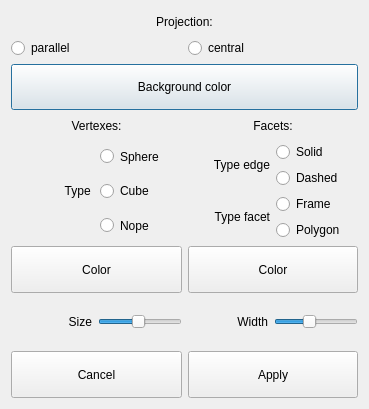
<?xml version="1.0" encoding="UTF-8"?>
<ui version="4.0">
 <class>options</class>
 <widget class="QDialog" name="options">
  <property name="geometry">
   <rect>
    <x>0</x>
    <y>0</y>
    <width>369</width>
    <height>409</height>
   </rect>
  </property>
  <property name="windowTitle">
   <string>Settings</string>
  </property>
  <property name="windowIcon">
   <iconset resource="../icon/icons.qrc">
    <normaloff>:/settings.icns</normaloff>:/settings.icns</iconset>
  </property>
  <layout class="QVBoxLayout" name="verticalLayout_8">
   <item>
    <layout class="QVBoxLayout" name="verticalLayout_2">
     <item>
      <widget class="QLabel" name="label_projection">
       <property name="sizePolicy">
        <sizepolicy hsizetype="Minimum" vsizetype="Minimum">
         <horstretch>0</horstretch>
         <verstretch>0</verstretch>
        </sizepolicy>
       </property>
       <property name="maximumSize">
        <size>
         <width>16777215</width>
         <height>16777215</height>
        </size>
       </property>
       <property name="text">
        <string>Projection:</string>
       </property>
       <property name="alignment">
        <set>Qt::AlignCenter</set>
       </property>
      </widget>
     </item>
     <item>
      <layout class="QHBoxLayout" name="horizontalLayout_2">
       <item>
        <widget class="QRadioButton" name="radioButton_parallel">
         <property name="sizePolicy">
          <sizepolicy hsizetype="Minimum" vsizetype="Minimum">
           <horstretch>0</horstretch>
           <verstretch>0</verstretch>
          </sizepolicy>
         </property>
         <property name="text">
          <string>parallel</string>
         </property>
        </widget>
       </item>
       <item>
        <widget class="QRadioButton" name="radioButton_central">
         <property name="sizePolicy">
          <sizepolicy hsizetype="Minimum" vsizetype="Minimum">
           <horstretch>0</horstretch>
           <verstretch>0</verstretch>
          </sizepolicy>
         </property>
         <property name="contextMenuPolicy">
          <enum>Qt::NoContextMenu</enum>
         </property>
         <property name="text">
          <string>central</string>
         </property>
        </widget>
       </item>
      </layout>
     </item>
    </layout>
   </item>
   <item>
    <widget class="QPushButton" name="button_background">
     <property name="sizePolicy">
      <sizepolicy hsizetype="Minimum" vsizetype="Minimum">
       <horstretch>0</horstretch>
       <verstretch>0</verstretch>
      </sizepolicy>
     </property>
     <property name="styleSheet">
      <string notr="true">Background </string>
     </property>
     <property name="text">
      <string>Background color</string>
     </property>
    </widget>
   </item>
   <item>
    <layout class="QHBoxLayout" name="horizontalLayout_9">
     <item>
      <widget class="QLabel" name="label_4">
       <property name="sizePolicy">
        <sizepolicy hsizetype="Minimum" vsizetype="Minimum">
         <horstretch>0</horstretch>
         <verstretch>0</verstretch>
        </sizepolicy>
       </property>
       <property name="maximumSize">
        <size>
         <width>16777215</width>
         <height>16777215</height>
        </size>
       </property>
       <property name="text">
        <string>Vertexes:</string>
       </property>
       <property name="alignment">
        <set>Qt::AlignCenter</set>
       </property>
      </widget>
     </item>
     <item>
      <widget class="QLabel" name="label_edges">
       <property name="sizePolicy">
        <sizepolicy hsizetype="Minimum" vsizetype="Minimum">
         <horstretch>0</horstretch>
         <verstretch>0</verstretch>
        </sizepolicy>
       </property>
       <property name="maximumSize">
        <size>
         <width>16777215</width>
         <height>20</height>
        </size>
       </property>
       <property name="text">
        <string>Facets:</string>
       </property>
       <property name="alignment">
        <set>Qt::AlignCenter</set>
       </property>
      </widget>
     </item>
    </layout>
   </item>
   <item>
    <layout class="QHBoxLayout" name="horizontalLayout_4">
     <item>
      <layout class="QHBoxLayout" name="horizontalLayout_6">
       <item>
        <widget class="QLabel" name="label_5">
         <property name="sizePolicy">
          <sizepolicy hsizetype="Minimum" vsizetype="Minimum">
           <horstretch>0</horstretch>
           <verstretch>0</verstretch>
          </sizepolicy>
         </property>
         <property name="text">
          <string>Type </string>
         </property>
         <property name="alignment">
          <set>Qt::AlignRight|Qt::AlignTrailing|Qt::AlignVCenter</set>
         </property>
        </widget>
       </item>
       <item>
        <layout class="QVBoxLayout" name="verticalLayout_5">
         <item>
          <widget class="QRadioButton" name="radioButton_vertex_shere">
           <property name="sizePolicy">
            <sizepolicy hsizetype="Minimum" vsizetype="Minimum">
             <horstretch>0</horstretch>
             <verstretch>0</verstretch>
            </sizepolicy>
           </property>
           <property name="text">
            <string>Sphere</string>
           </property>
           <attribute name="buttonGroup">
            <string notr="true">edge_group</string>
           </attribute>
          </widget>
         </item>
         <item>
          <widget class="QRadioButton" name="radioButton_vertex_cube">
           <property name="sizePolicy">
            <sizepolicy hsizetype="Minimum" vsizetype="Minimum">
             <horstretch>0</horstretch>
             <verstretch>0</verstretch>
            </sizepolicy>
           </property>
           <property name="text">
            <string>Cube</string>
           </property>
           <attribute name="buttonGroup">
            <string notr="true">edge_group</string>
           </attribute>
          </widget>
         </item>
         <item>
          <widget class="QRadioButton" name="radioButton_vertex_nope">
           <property name="sizePolicy">
            <sizepolicy hsizetype="Minimum" vsizetype="Minimum">
             <horstretch>0</horstretch>
             <verstretch>0</verstretch>
            </sizepolicy>
           </property>
           <property name="text">
            <string>Nope</string>
           </property>
           <attribute name="buttonGroup">
            <string notr="true">edge_group</string>
           </attribute>
          </widget>
         </item>
        </layout>
       </item>
      </layout>
     </item>
     <item>
      <layout class="QVBoxLayout" name="verticalLayout_7">
       <item>
        <layout class="QHBoxLayout" name="horizontalLayout_3">
         <item>
          <widget class="QLabel" name="label">
           <property name="sizePolicy">
            <sizepolicy hsizetype="Minimum" vsizetype="Minimum">
             <horstretch>0</horstretch>
             <verstretch>0</verstretch>
            </sizepolicy>
           </property>
           <property name="maximumSize">
            <size>
             <width>16777215</width>
             <height>16777215</height>
            </size>
           </property>
           <property name="text">
            <string>Type edge</string>
           </property>
           <property name="alignment">
            <set>Qt::AlignRight|Qt::AlignTrailing|Qt::AlignVCenter</set>
           </property>
          </widget>
         </item>
         <item>
          <layout class="QVBoxLayout" name="verticalLayout_3">
           <item>
            <widget class="QRadioButton" name="radioButton_solid">
             <property name="sizePolicy">
              <sizepolicy hsizetype="Minimum" vsizetype="Minimum">
               <horstretch>0</horstretch>
               <verstretch>0</verstretch>
              </sizepolicy>
             </property>
             <property name="text">
              <string>Solid</string>
             </property>
             <attribute name="buttonGroup">
              <string notr="true">vertex_group</string>
             </attribute>
            </widget>
           </item>
           <item>
            <widget class="QRadioButton" name="radioButton_dashed">
             <property name="sizePolicy">
              <sizepolicy hsizetype="Minimum" vsizetype="Minimum">
               <horstretch>0</horstretch>
               <verstretch>0</verstretch>
              </sizepolicy>
             </property>
             <property name="text">
              <string>Dashed</string>
             </property>
             <property name="checkable">
              <bool>true</bool>
             </property>
             <property name="checked">
              <bool>false</bool>
             </property>
             <property name="autoExclusive">
              <bool>false</bool>
             </property>
             <attribute name="buttonGroup">
              <string notr="true">vertex_group</string>
             </attribute>
            </widget>
           </item>
          </layout>
         </item>
        </layout>
       </item>
       <item>
        <layout class="QHBoxLayout" name="horizontalLayout">
         <item>
          <widget class="QLabel" name="label_8">
           <property name="sizePolicy">
            <sizepolicy hsizetype="Minimum" vsizetype="Minimum">
             <horstretch>0</horstretch>
             <verstretch>0</verstretch>
            </sizepolicy>
           </property>
           <property name="text">
            <string>Type facet</string>
           </property>
           <property name="alignment">
            <set>Qt::AlignRight|Qt::AlignTrailing|Qt::AlignVCenter</set>
           </property>
          </widget>
         </item>
         <item>
          <layout class="QVBoxLayout" name="verticalLayout">
           <item>
            <widget class="QRadioButton" name="frame_facets">
             <property name="sizePolicy">
              <sizepolicy hsizetype="Minimum" vsizetype="Minimum">
               <horstretch>0</horstretch>
               <verstretch>0</verstretch>
              </sizepolicy>
             </property>
             <property name="text">
              <string>Frame</string>
             </property>
             <attribute name="buttonGroup">
              <string notr="true">facet_group</string>
             </attribute>
            </widget>
           </item>
           <item>
            <widget class="QRadioButton" name="polygon_facets">
             <property name="sizePolicy">
              <sizepolicy hsizetype="Minimum" vsizetype="Minimum">
               <horstretch>0</horstretch>
               <verstretch>0</verstretch>
              </sizepolicy>
             </property>
             <property name="text">
              <string>Polygon</string>
             </property>
             <attribute name="buttonGroup">
              <string notr="true">facet_group</string>
             </attribute>
            </widget>
           </item>
          </layout>
         </item>
        </layout>
       </item>
      </layout>
     </item>
    </layout>
   </item>
   <item>
    <layout class="QHBoxLayout" name="horizontalLayout_8">
     <item>
      <widget class="QToolButton" name="button_color_vertexes">
       <property name="sizePolicy">
        <sizepolicy hsizetype="Minimum" vsizetype="Minimum">
         <horstretch>0</horstretch>
         <verstretch>0</verstretch>
        </sizepolicy>
       </property>
       <property name="minimumSize">
        <size>
         <width>0</width>
         <height>0</height>
        </size>
       </property>
       <property name="text">
        <string>Color</string>
       </property>
      </widget>
     </item>
     <item>
      <widget class="QToolButton" name="button_color_edges">
       <property name="sizePolicy">
        <sizepolicy hsizetype="Minimum" vsizetype="Minimum">
         <horstretch>0</horstretch>
         <verstretch>0</verstretch>
        </sizepolicy>
       </property>
       <property name="minimumSize">
        <size>
         <width>0</width>
         <height>0</height>
        </size>
       </property>
       <property name="text">
        <string>Color</string>
       </property>
      </widget>
     </item>
    </layout>
   </item>
   <item>
    <layout class="QHBoxLayout" name="horizontalLayout_10">
     <item>
      <layout class="QHBoxLayout" name="horizontalLayout_7">
       <item>
        <widget class="QLabel" name="label_7">
         <property name="sizePolicy">
          <sizepolicy hsizetype="Minimum" vsizetype="Minimum">
           <horstretch>0</horstretch>
           <verstretch>0</verstretch>
          </sizepolicy>
         </property>
         <property name="text">
          <string>Size</string>
         </property>
         <property name="alignment">
          <set>Qt::AlignRight|Qt::AlignTrailing|Qt::AlignVCenter</set>
         </property>
        </widget>
       </item>
       <item>
        <widget class="QSlider" name="horizontalSlider_size_vertexes">
         <property name="sizePolicy">
          <sizepolicy hsizetype="Minimum" vsizetype="Minimum">
           <horstretch>0</horstretch>
           <verstretch>0</verstretch>
          </sizepolicy>
         </property>
         <property name="minimum">
          <number>1</number>
         </property>
         <property name="maximum">
          <number>20</number>
         </property>
         <property name="value">
          <number>10</number>
         </property>
         <property name="sliderPosition">
          <number>10</number>
         </property>
         <property name="orientation">
          <enum>Qt::Horizontal</enum>
         </property>
         <property name="tickPosition">
          <enum>QSlider::NoTicks</enum>
         </property>
         <property name="tickInterval">
          <number>1</number>
         </property>
        </widget>
       </item>
      </layout>
     </item>
     <item>
      <layout class="QHBoxLayout" name="horizontalLayout_5">
       <item>
        <widget class="QLabel" name="label_3">
         <property name="sizePolicy">
          <sizepolicy hsizetype="Minimum" vsizetype="Minimum">
           <horstretch>0</horstretch>
           <verstretch>0</verstretch>
          </sizepolicy>
         </property>
         <property name="maximumSize">
          <size>
           <width>16777215</width>
           <height>16777215</height>
          </size>
         </property>
         <property name="text">
          <string>Width</string>
         </property>
         <property name="alignment">
          <set>Qt::AlignRight|Qt::AlignTrailing|Qt::AlignVCenter</set>
         </property>
        </widget>
       </item>
       <item>
        <widget class="QSlider" name="horizontalSlider_wigth_edges">
         <property name="sizePolicy">
          <sizepolicy hsizetype="Minimum" vsizetype="Minimum">
           <horstretch>0</horstretch>
           <verstretch>0</verstretch>
          </sizepolicy>
         </property>
         <property name="mouseTracking">
          <bool>false</bool>
         </property>
         <property name="tabletTracking">
          <bool>false</bool>
         </property>
         <property name="acceptDrops">
          <bool>false</bool>
         </property>
         <property name="inputMethodHints">
          <set>Qt::ImhNone</set>
         </property>
         <property name="minimum">
          <number>1</number>
         </property>
         <property name="maximum">
          <number>11</number>
         </property>
         <property name="sliderPosition">
          <number>5</number>
         </property>
         <property name="orientation">
          <enum>Qt::Horizontal</enum>
         </property>
         <property name="invertedAppearance">
          <bool>false</bool>
         </property>
         <property name="tickPosition">
          <enum>QSlider::NoTicks</enum>
         </property>
         <property name="tickInterval">
          <number>1</number>
         </property>
        </widget>
       </item>
      </layout>
     </item>
    </layout>
   </item>
   <item>
    <layout class="QHBoxLayout" name="horizontalLayout_11">
     <item>
      <widget class="QPushButton" name="button_cancel">
       <property name="sizePolicy">
        <sizepolicy hsizetype="Minimum" vsizetype="Minimum">
         <horstretch>0</horstretch>
         <verstretch>0</verstretch>
        </sizepolicy>
       </property>
       <property name="minimumSize">
        <size>
         <width>140</width>
         <height>0</height>
        </size>
       </property>
       <property name="text">
        <string>Canсel</string>
       </property>
      </widget>
     </item>
     <item>
      <widget class="QPushButton" name="button_apply">
       <property name="sizePolicy">
        <sizepolicy hsizetype="Minimum" vsizetype="Minimum">
         <horstretch>0</horstretch>
         <verstretch>0</verstretch>
        </sizepolicy>
       </property>
       <property name="minimumSize">
        <size>
         <width>140</width>
         <height>0</height>
        </size>
       </property>
       <property name="text">
        <string>Apply</string>
       </property>
      </widget>
     </item>
    </layout>
   </item>
  </layout>
 </widget>
 <resources>
  <include location="../icon/icons.qrc"/>
 </resources>
 <connections/>
 <buttongroups>
  <buttongroup name="vertex_group"/>
  <buttongroup name="edge_group"/>
  <buttongroup name="facet_group"/>
 </buttongroups>
</ui>
